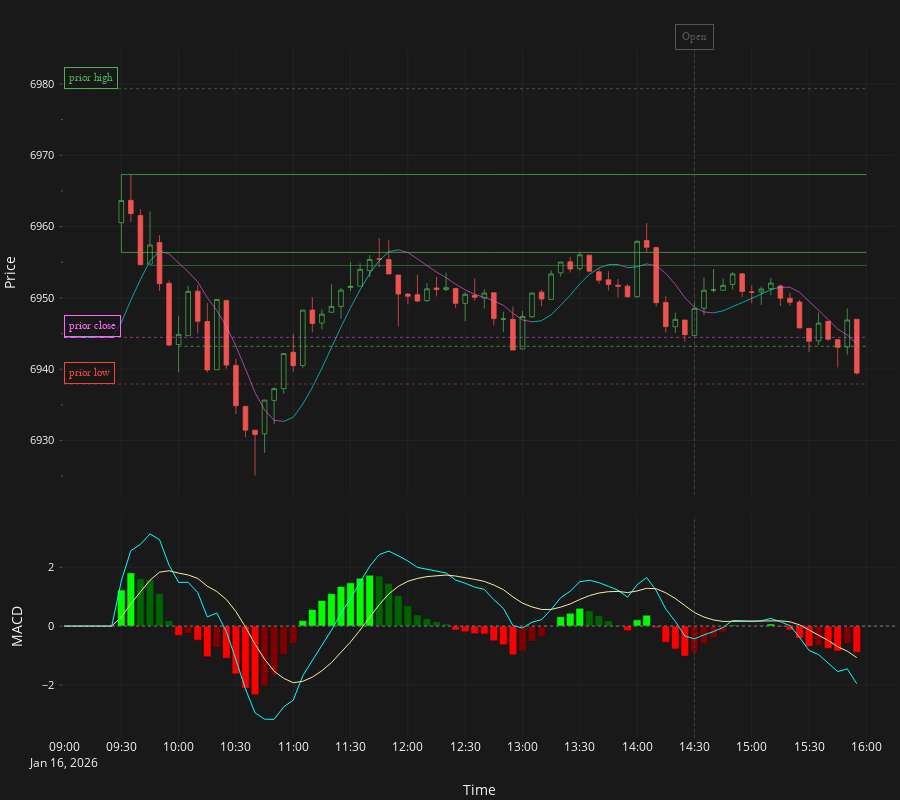

Write notebook code for a chart like this one.
### Code cell
candles_5m: pl.DataFrame = streamer.download(
    symbol=candle_symbol.replace("m", "5m"),
    start=start,
    stop=stop,
    debug_mode=True,
)

_initial_len_5m = candles_5m.height
candles_5m = candles_5m.filter(
    (pl.col("open") != 0)
    & (pl.col("high") != 0)
    & (pl.col("low") != 0)
    & (pl.col("close") != 0)
)
_removed_5m = _initial_len_5m - candles_5m.height
print(
    f"Removed {_removed_5m} zero-price 5m rows out of {_initial_len_5m} total ({(_removed_5m / _initial_len_5m * 100) if _initial_len_5m else 0:.2f}%)."
)

df_macd_5m = macd(
    candles_5m,
    prior_close=prior_day.close,
    fast_length=12,
    slow_length=26,
    macd_length=9,
)

plot_macd_with_hull(
    df_macd_5m,
    pad_value=prior_day.close,
    start_time=start,
    end_time=stop + timedelta(minutes=15),
    horizontal_lines=levels,
    vertical_lines=executions,
)
